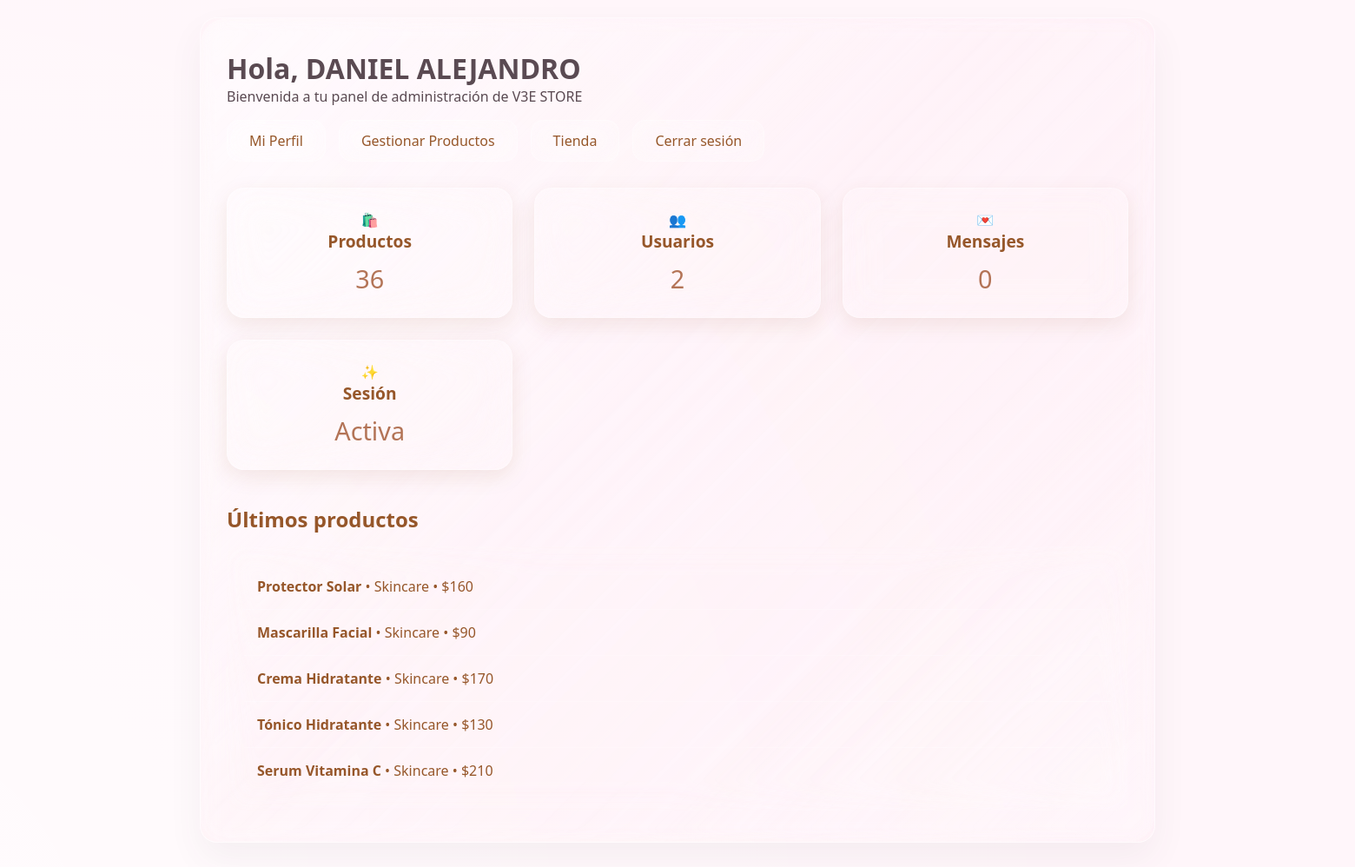
The app's page /dashboard.html (signed in) with its own data.
### app.py (models this page shows, shortened)
class Usuario(db.Model):
    __tablename__ = "usuarios"
    id = db.Column(db.Integer, primary_key=True)
    nombre = db.Column(db.String(150), nullable=False)
    documento = db.Column(db.String(50), unique=True, nullable=False)
    email = db.Column(db.String(150), unique=True, nullable=False)
    usuario = db.Column(db.String(80), unique=True, nullable=False)
    fecha_nacimiento = db.Column(db.Date, nullable=False)
    password_hash = db.Column(db.String(255), nullable=False)
    creado_en = db.Column(db.DateTime, default=datetime.utcnow)
    mensajes = db.relationship("MensajeContacto", backref="usuario_rel", lazy=True)

class Producto(db.Model):
    __tablename__ = "productos"
    id = db.Column(db.Integer, primary_key=True)
    nombre = db.Column(db.String(150), nullable=False)
    categoria = db.Column(db.String(50), nullable=False, default="general")
    precio = db.Column(db.Float, nullable=False)
    imagen = db.Column(db.String(255), nullable=True)
    descripcion = db.Column(db.String(255), nullable=True)
    stock = db.Column(db.Integer, nullable=False, default=10)
    creado_en = db.Column(db.DateTime, default=datetime.utcnow)

### app.py (the view)
@app.route("/dashboard.html")
def dashboard():
    if not login_required():
        return redirect(url_for("login"))
    total_productos = Producto.query.count()
    total_usuarios = Usuario.query.count()
    total_mensajes = MensajeContacto.query.count()
    ultimos_productos = Producto.query.order_by(Producto.creado_en.desc()).limit(5).all()
    return render_template(
        "dashboard.html",
        total_productos=total_productos,
        total_usuarios=total_usuarios,
        total_mensajes=total_mensajes,
        ultimos_productos=ultimos_productos
    )

### app.py (called while the page is built)
def get_current_user():
    uid = session.get("user_id")
    if not uid:
        return None
    return Usuario.query.get(uid)

@app.context_processor
def inject_user():
    return {"usuario_actual": get_current_user()}

def login_required():
    if not get_current_user():
        flash("Debes iniciar sesión para continuar.", "error")
        return False
    return True

### templates/dashboard.html (shortened to what this page needs)
<!DOCTYPE html>
<html lang="es">
<head>
    <link rel="stylesheet" href="{{ url_for('static', filename='registro.css') }}">
</head>
<body>
<div class="glass-container" style="max-width: 1100px;">
    <div class="nav-header">
        <div class="user-welcome">
            <h1>Hola, {{ usuario_actual.nombre }}</h1>
            <p>Bienvenida a tu panel de administración de V3E STORE</p>
        </div>
        <div class="nav-buttons">
            <a href="{{ url_for('perfil') }}" class="nav-btn">Mi Perfil</a>
            <a href="{{ url_for('productos') }}" class="nav-btn">Gestionar Productos</a>
            <a href="{{ url_for('index') }}" class="nav-btn">Tienda</a>
            <a href="{{ url_for('logout') }}" class="nav-btn">Cerrar sesión</a>
        </div>
    </div>
    <div class="dashboard-grid">
        <div class="dashboard-card">
            <div class="card-icon">🛍️</div>
            <div class="card-title">Productos</div>
            <div class="card-value">{{ total_productos }}</div>
        </div>
        <div class="dashboard-card">
            <div class="card-icon">👥</div>
            <div class="card-title">Usuarios</div>
            <div class="card-value">{{ total_usuarios }}</div>
        </div>
        <div class="dashboard-card">
            <div class="card-icon">💌</div>
            <div class="card-title">Mensajes</div>
            <div class="card-value">{{ total_mensajes }}</div>
        </div>
        <div class="dashboard-card">
            <div class="card-icon">✨</div>
            <div class="card-title">Sesión</div>
            <div class="card-value">Activa</div>
        </div>
    </div>
    <div class="recent-activity">
        <h2 style="color: rgba(139, 69, 19, 0.9);">Últimos productos</h2>
        <div class="activity-list">
            {% for producto in ultimos_productos %}
            <div class="activity-item">
                <strong>{{ producto.nombre }}</strong> • {{ producto.categoria|capitalize }} • ${{ "{:,.0f}".format(producto.precio) }}
            </div>
            {% else %}
            <div class="activity-item">No hay productos registrados todavía.</div>
            {% endfor %}
        </div>
    </div>
</div>
</body>
</html>

### static/registro.css (style rules this page uses)
* { margin: 0; padding: 0; box-sizing: border-box; }
body { font-family: 'Segoe UI', Tahoma, Geneva, Verdana, sans-serif; min-height: 100vh; background: #FFF6FA; display: flex; align-items: center; justify-content: center; padding: 20px; position: relative; overflow: hidden; color: #5A4A52; }
body::before { content: ''; position: absolute; top: -50%; left: -50%; width: 200%; height: 200%; background: radial-gradient(circle at 20% 80%, rgba(255,255,255,0.6) 0%, transparent 50%); animation: floatBackground 20s ease-in-out infinite; }
.glass-container { background: rgba(250, 209, 227, 0.14); backdrop-filter: blur(14px) saturate(140%); -webkit-backdrop-filter: blur(14px) saturate(140%); border-radius: 20px; border: 1px solid rgba(255, 255, 255, 0.6); padding: 36px 30px; width: 100%; max-width: 520px; box-shadow: 0 18px 40px rgba(90,74,82,0.06); position: relative; overflow: hidden; z-index: 2; }
.glass-container::before { content: ''; position: absolute; top: 0; left: 0; right: 0; bottom: 0; background: linear-gradient(135deg, rgba(255, 255, 255, 0.3) 0%, rgba(255, 255, 255, 0.1) 50%, rgba(255, 255, 255, 0.2) 100%); border-radius: 30px; z-index: -1; }
.glass-container::after { content: ''; position: absolute; top: -2px; left: -2px; right: -2px; bottom: -2px; background: linear-gradient(135deg, rgba(255, 255, 255, 0.8) 0%, rgba(255, 255, 255, 0.2) 40%, rgba(255, 255, 255, 0.1) 70%, rgba(255, 255, 255, 0.4) 100%); border-radius: 32px; z-index: -2; opacity: 0.6; filter: blur(8px); }
.glass-container { animation: containerFloat 8s ease-in-out infinite; }
.glass-container { position: relative; }
.glass-container > * { position: relative; z-index: 3; }

### templates/dashboard.html (style rules this page uses)
.dashboard-grid { display: grid; grid-template-columns: repeat(auto-fit, minmax(250px, 1fr)); gap: 25px; margin-top: 30px; }
.dashboard-card { background: rgba(255, 255, 255, 0.15); backdrop-filter: blur(20px); border: 1px solid rgba(255, 255, 255, 0.3); border-radius: 20px; padding: 25px; text-align: center; box-shadow: 0 8px 25px rgba(139, 69, 19, 0.1); }
.card-title { color: rgba(139, 69, 19, 0.9); font-size: 1.2em; margin-bottom: 10px; font-weight: 600; }
.card-value { color: rgba(160, 82, 45, 0.8); font-size: 1.8em; font-weight: 300; }
.nav-header { display: flex; justify-content: space-between; align-items: center; margin-bottom: 30px; gap:16px; flex-wrap:wrap; }
.nav-buttons { display: flex; gap: 15px; flex-wrap:wrap; }
.nav-btn { padding: 12px 25px; background: rgba(255, 255, 255, 0.2); backdrop-filter: blur(15px); border: 1px solid rgba(255, 255, 255, 0.3); border-radius: 15px; color: rgba(139, 69, 19, 0.9); text-decoration: none; font-weight: 500; }
.recent-activity { margin-top: 40px; }
.activity-list { background: rgba(255, 255, 255, 0.1); backdrop-filter: blur(15px); border-radius: 15px; padding: 20px; margin-top: 15px; }
.activity-item { padding: 15px; border-bottom: 1px solid rgba(255, 255, 255, 0.2); color: rgba(139, 69, 19, 0.9); }
.activity-item:last-child { border-bottom:none; }

### records on screen
Usuario: nombre "DANIEL ALEJANDRO"
Producto: nombre "Protector Solar", categoria "Skincare", precio "160"
Producto: nombre "Mascarilla Facial", categoria "Skincare", precio "90"
Producto: nombre "Crema Hidratante", categoria "Skincare", precio "170"
Producto: nombre "Tónico Hidratante", categoria "Skincare", precio "130"
Producto: nombre "Serum Vitamina C", categoria "Skincare", precio "210"

### other values on screen
{{ total_productos }} "36"
{{ total_usuarios }} "2"
{{ total_mensajes }} "0"
